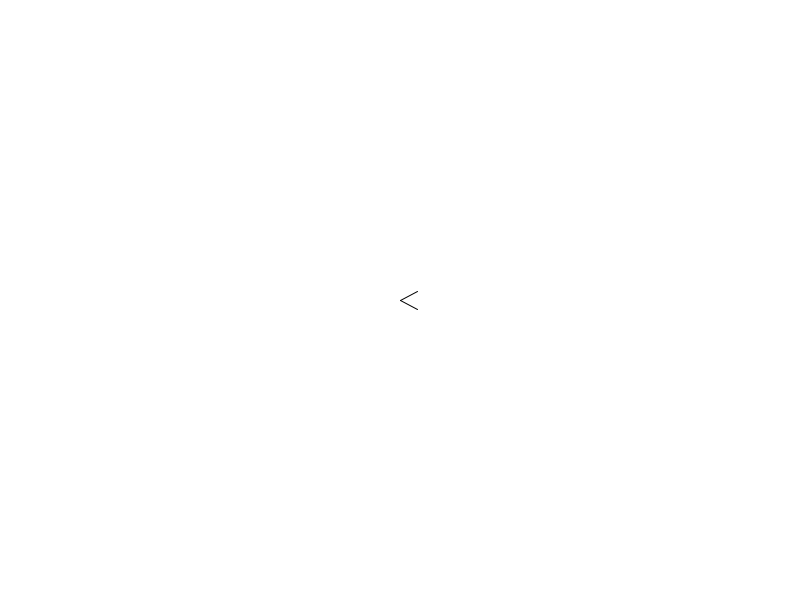
Frame 1 (no input)
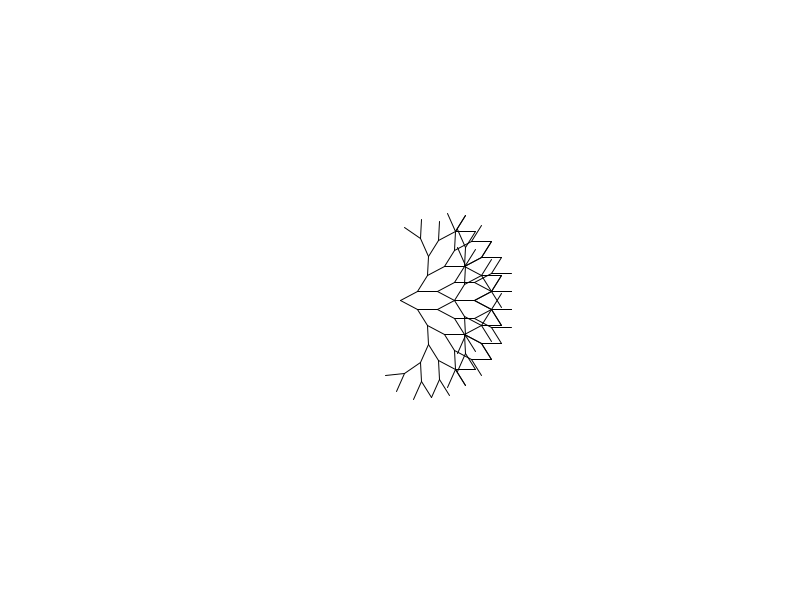
Frame 60 (the mouse pressed at the canvas centre just before this capture)
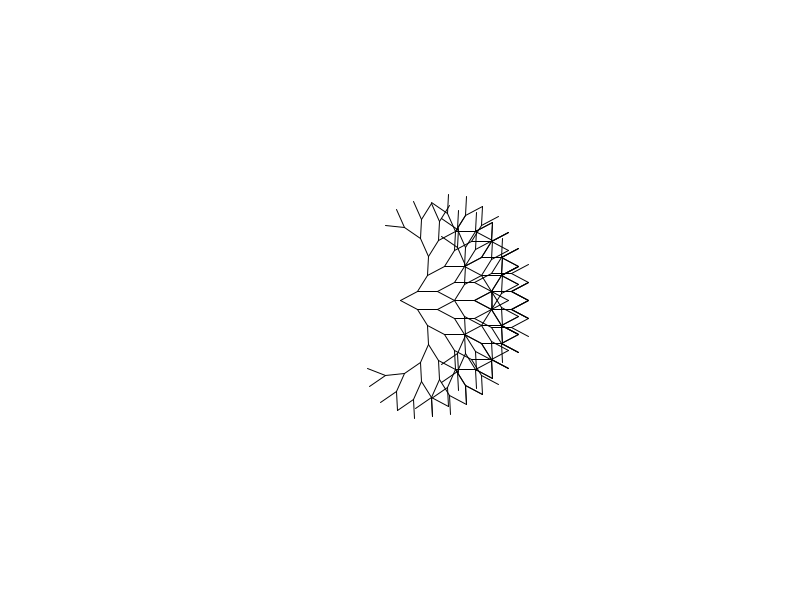
Frame 120 (the mouse held since frame 60 and released just before this capture)

The Processing sketch that drew these frames (run headless with seeded random() and noise(); from frame 60 on, the mouse is pressed at the canvas centre):

// Processing sketch: line_fill
// ── line_fill.pde
import java.util.Queue;
import java.util.LinkedList;

PGraphics pg;
float l;
float a_spread;
float a_variation;

Queue<Integer> points_x;
Queue<Integer> points_y;
Queue<Float> points_a;

void setup() {
  size(800, 600);
  background(255);
  fill(0);
  stroke(0);

  l = 20;
  a_spread = 0.5;
  a_variation = 0.0;

  pg = createGraphics(width, height);
  pg.beginDraw();
  pg.noSmooth();
  pg.fill(0, 0, 255);
  pg.noStroke();
  pg.background(255);
  pg.endDraw();

  points_x = new LinkedList<Integer>();
  points_y = new LinkedList<Integer>();
  points_a = new LinkedList<Float>();
  
  points_x.add(width / 2);
  points_y.add(height / 2);
  points_a.add(0.0);
}

void draw() {
  int x = points_x.remove();
  int y = points_y.remove();
  float a = points_a.remove();
  
  boolean left = random(1) < 0.5;
  if (left) {
    a += a_variation;
  }
  else {
    a -= a_variation;
  }
  
  float a1 = a + a_spread;
  int x1 = x + (int)(cos(a1) * l);
  int y1 = y + (int)(sin(a1) * l);
  line(x, y, x1, y1);
  points_x.add(x1);
  points_y.add(y1);
  points_a.add(a1);
  
  float a2 = a - a_spread;
  int x2 = x + (int)(cos(a2) * l);
  int y2 = y + (int)(sin(a2) * l);
  line(x, y, x2, y2);
  points_x.add(x2);
  points_y.add(y2);
  points_a.add(a2);
}
